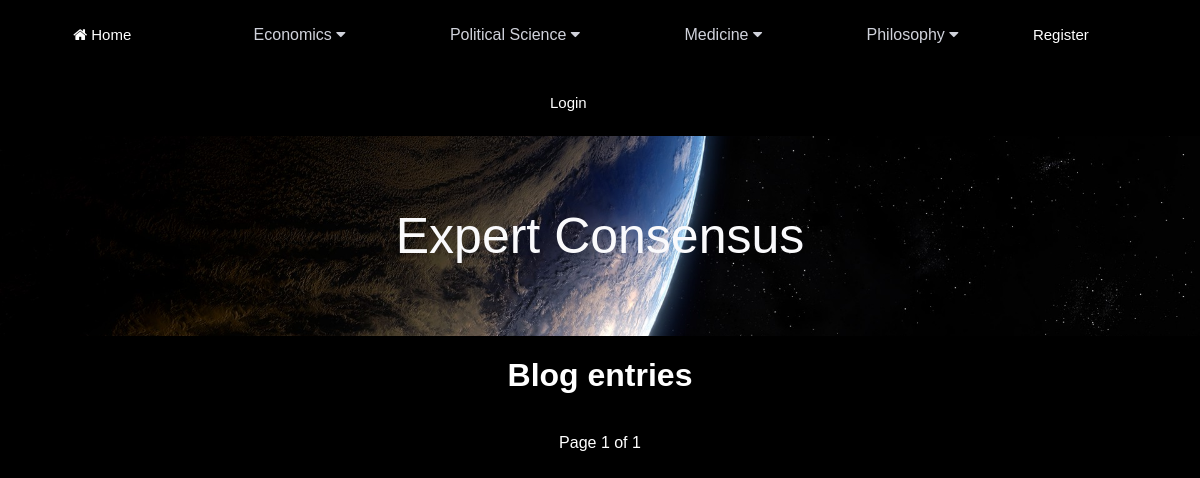
The page /MainApp/economics/ on the database as committed earlier.
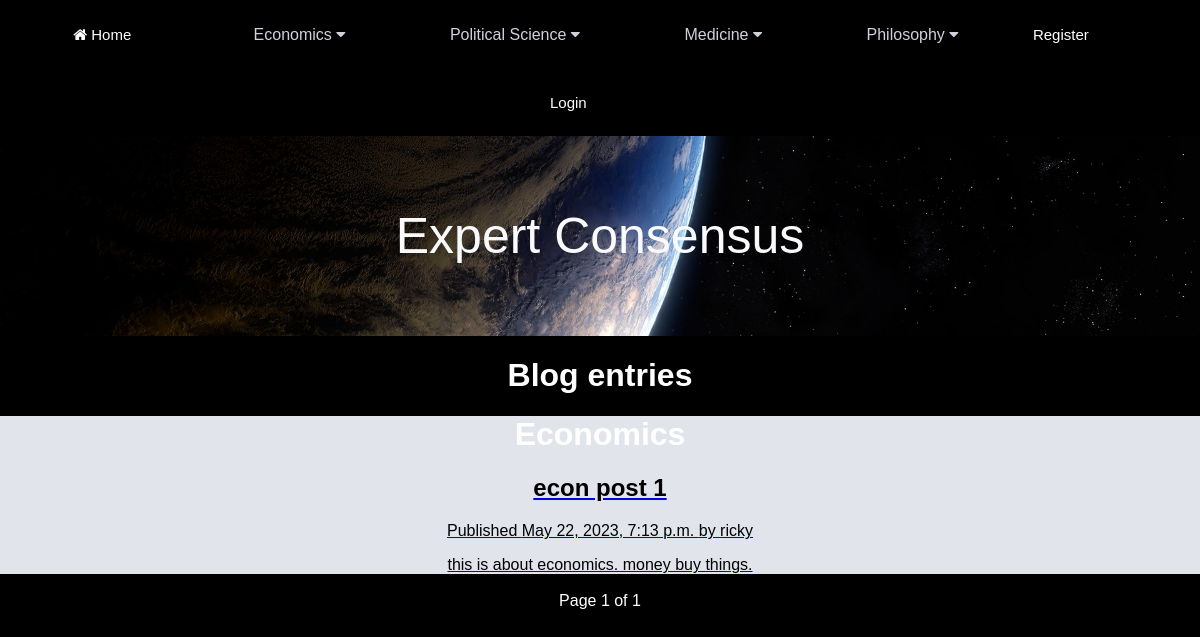
The same page on the database as committed later.
### MainApp/models.py (models this page shows, shortened)
class Post(models.Model):
    class Status(models.TextChoices):
        DRAFT = 'DF', 'Draft'
        PUBLISHED = 'PB', 'Published'
    title = models.CharField(max_length=255)
    author = models.ForeignKey(User, on_delete=models.CASCADE, related_name='blog_posts')
    slug = models.SlugField(max_length=255, unique_for_date='publish')
    body = models.TextField()
    publish = models.DateTimeField(default=timezone.now)
    created = models.DateTimeField(auto_now_add=True)
    updated = models.DateTimeField(auto_now=True)
    status = models.CharField(max_length=2, choices=Status.choices, default=Status.DRAFT)
    category = models.ForeignKey(Category, on_delete=models.CASCADE, related_name="posts")
    objects = models.Manager()
    published = PublishedManager()
    class Meta:
        ordering = ['-publish']
        indexes = [models.Index(fields=['-publish']),]
    def get_absolute_url(self):
        return reverse('MainApp:post_detail', args=[self.publish.year,
                                                    self.publish.month,
                                                    self.publish.day,
                                                    self.slug])

### MainApp/views.py (the view)
# urls.py: path('', views.post_list, name='post_list'),
def post_list(request):
    requested_url = request.path
    print("URL is......",requested_url)
    post_list = Post.published.all()
    paginator = Paginator(post_list,10)
    page_number = request.GET.get('page', 1)
    try:
        posts = paginator.page(page_number)
    except PageNotAnInteger:
        posts = paginator.page(1)
    except EmptyPage:
        posts = paginator.page(paginator.num_pages)
    if requested_url == "/MainApp/philosophy/":
        return render(request, 'MainApp/post/philosophy_blog.html', {'posts': posts})
    elif requested_url == "/MainApp/economics/":
        return render(request, 'MainApp/post/economics.html', {'posts': posts})
    else:
        return render(request, 'MainApp/post/list.html', {'posts': posts})

### MainApp/models.py (called while the page is built)
    def get_queryset(self):
        return super().get_queryset().filter(status=Post.Status.PUBLISHED)

    def __str__(self):
        return self.category

### MainApp/templates/MainApp/post/economics.html (shortened to what this page needs)
{% extends "MainApp/base.html" %}
{% block content %}
    <h1>Blog entries</h1>
    <div id="post_list">
        {% for post in posts %}
            {% if post.category.category == "Economics" %}
            <h1>{{ post.category }}</h1>
                <a href="{{ post.get_absolute_url }}">
                <h2 id="post_title">
                        {{ post.title }}
                </h2>
                <div id="post_info">
                <p class="date">
                    Published {{ post.publish }} by {{ post.author }}
                </p>
                </div>
                <div id="post_body">
                    {{ post.body }}
                </div>
                </a>
            {% endif %}
        {% endfor %}
    </div>
{% include "pagination.html" with page=posts %}
{% endblock %}

### MainApp/templates/MainApp/base.html (shortened to what this page needs)
{% load static %}
<link rel="stylesheet" type="text/css" href="{% static 'style.css' %}">
<!doctype html>
<html lang="en">
  <head>
    <link rel="stylesheet" type="text/css" href="C:\Users\Ricky\Desktop\ExpertOpinion\ExpertOpinion\MainApp\static\style.css">
    <link rel="stylesheet" href="https://cdnjs.cloudflare.com/ajax/libs/font-awesome/4.7.0/css/font-awesome.min.css">
  </head>
    <body>
      <div class="navbar">
       <ul>
          <li>
              <button id="btn">
                  <a href="#"><i class="fa fa-home"></i> Home</a>
              </button>
          </li>
          <li>
             <div class="dropdown">
               <button class="dropbtn">Economics <i class="fa fa-caret-down"></i></button>
             </div>
          </li>
          <li>
             <div class="dropdown">
               <button class="dropbtn">Political Science <i class="fa fa-caret-down"></i></button>
             </div>
          </li>
          <li>
             <div class="dropdown">
               <button class="dropbtn">Medicine <i class="fa fa-caret-down"></i></button>
             </div>
          </li>
          <li>
             <div class="dropdown">
               <button class="dropbtn">Philosophy <i class="fa fa-caret-down"></i></button>
             </div>
          </li>
           {% if user.is_authenticated %}
           <li>
             <div class="dropdown">
               <button class="dropbtn">Account <i class="fa fa-caret-down"></i></button>
               <div class="dropdown-content">
                <a href="#">Edit Profile</a>
                <a href="{% url 'logout' %}">Logout</a>
                <a href="#">Write Blog</a>
               </div>
             </div>
          </li>
           {% else %}
           <li>
             <div>
                 <a class="nav-link" href="{% url 'register' %}">Register</a>
             </div>
          </li>
           <li>
             <div>
                 <a class="nav-link" href="{% url 'login' %}">Login</a>
             </div>
          </li>
           {% endif %}
       </ul>
    </div>
    <div class="container">
       <img src="{% static 'EXPOPN.PNG' %}" alt="banner">
       <div class="centered">Expert Consensus</div>
    </div>
    {% block content %}
    {% endblock %}
  </body>
</html>

### MainApp/templates/pagination.html (shortened to what this page needs)
<div class="pagination">
    <span class="step-links">
        <div id="page_num_of">
        <span class="current">
                Page {{ page.number }} of {{ page.paginator.num_pages }}
        </span>
        </div>
    </span>
</div>

### MainApp/static/style.css (style rules this page uses)
body { margin: 0; padding: 0; background: black; font-family: arial; }
#post_body { text-align: center; color:black; }
#post_info { text-align: center; color:black; }
#page_num_of { color: white; text-align: center; }
#post_title { text-align: center; color: black; }
#post_list { background-color: #e1e5eb; color: black; }
#btn { background-color: black; border:none; }
p { color: black; text-align: center; }
.navbar ul { list-style: none; background: black; padding: 0; margin: 0; text-align: center; }
.navbar li { display: inline-block; }
h1 { color: white; text-align: center; }
ul { background: black; text-align: center; padding: 5px; }
.navbar a { text-decoration: none; color: white; width: 100px; display: block; padding: 25px 20px; font-size: 15px; text-align: left; }
.dropbtn { background-color: black; color: #d0d2db; padding: 25px 50px; font-size: 16px; border: none; transition: .5s; }
.dropdown { position: relative; display: inline-block; }
img { width: 100%; height: 200px; object-fit: cover; }
.container { position:relative; text-align:center; color:#fafafc; }
.centered { position:absolute; top:50%; left:50%; transform:translate(-50%, -50%); font-size: 50; }

Rows that differ between the two databases and show on the page:
added Post: title "econ post 1", publish "May 22, 2023, 7:13 p.m.", author "ricky", body "this is about economics. money buy things."
